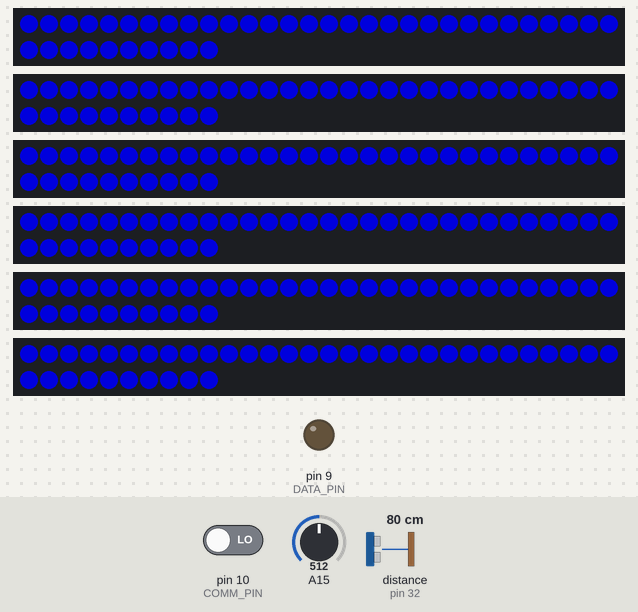
Bench run of a sketch on a simulated Arduino Mega 2560, built with avr-gcc and run on an emulated ATmega2560. Shown: 6 × 40 RGB LEDs in strip order, left to right, continuing on the next row, output pins drawn as LEDs (lit = HIGH). The inputs (shaded band) are chosen by the test bench; at power-on: pin 10 (COMM_PIN) LOW, A15 = 512, distance to the obstacle (sensor on pin 32) 80 cm. Dim RGB values are drawn brighter than linear; random numbers use the default seed unless the sketch sets one; what the sketch prints to the serial monitor is not drawn.

Above: at 1.6 s.
1.7 s: pin 10 (COMM_PIN) driven HIGH
At 3.5 s:
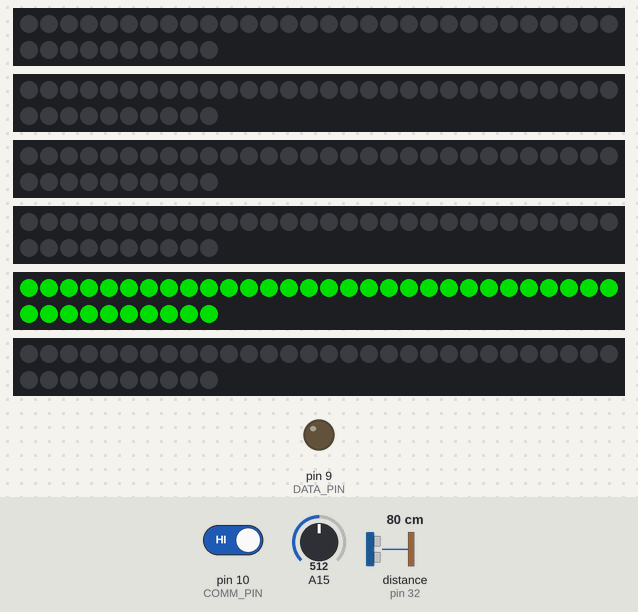
3.8 s: pin 10 (COMM_PIN) driven LOW
At 4.9 s:
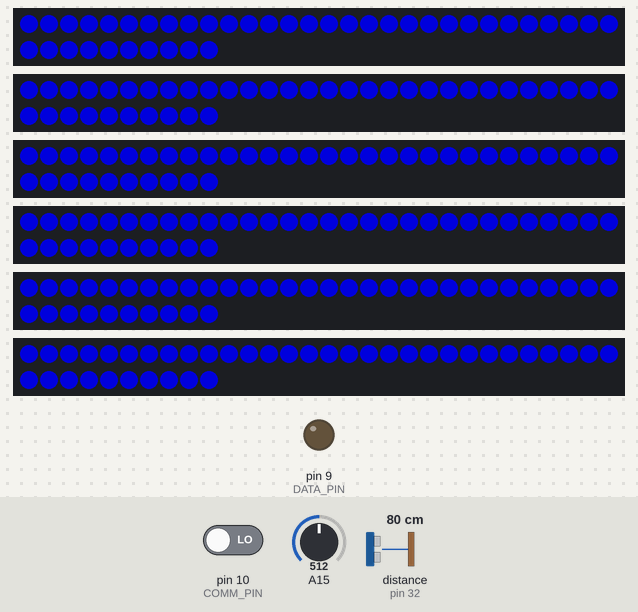
Timing chart, 0 to 6.8 s (numbered marks = the images above; inputs shaded):
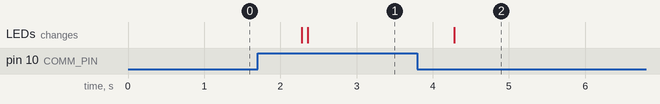

The sketch:

JUEGO_V4.ino
```cpp
#include <Adafruit_NeoPixel.h>
#include <NewPing.h>
#include <SoftwareSerial.h>


#define DATA_PIN 9
#define COMM_PIN 10


int puntaje = 0;

int z = 1;

int medicion;

int tiempoAnterior;
int randomSelect;
int randomSelectAnterior = 0;

// NEOPIXELS

#define NP_PIN_1 23
#define NP_PIN_2 25
#define NP_PIN_3 27
#define NP_PIN_4 29
#define NP_PIN_5 31
#define NP_PIN_6 33

#define PIXELS_NUM 40
#define STICK_NUM 6


Adafruit_NeoPixel pixels[STICK_NUM] = {
  Adafruit_NeoPixel(PIXELS_NUM, NP_PIN_1, NEO_GRB + NEO_KHZ800),
  Adafruit_NeoPixel(PIXELS_NUM, NP_PIN_2, NEO_GRB + NEO_KHZ800),
  Adafruit_NeoPixel(PIXELS_NUM, NP_PIN_3, NEO_GRB + NEO_KHZ800),
  Adafruit_NeoPixel(PIXELS_NUM, NP_PIN_4, NEO_GRB + NEO_KHZ800),
  Adafruit_NeoPixel(PIXELS_NUM, NP_PIN_5, NEO_GRB + NEO_KHZ800),
  Adafruit_NeoPixel(PIXELS_NUM, NP_PIN_6, NEO_GRB + NEO_KHZ800)
};

// ULTRASONIDOS
#define US_PIN_1 22
#define US_PIN_2 24
#define US_PIN_3 26
#define US_PIN_4 28
#define US_PIN_5 30
#define US_PIN_6 38
#define US_PIN_7 34
#define US_PIN_8 36
#define US_PIN_9 32
#define US_PIN_10 40
#define US_PIN_11 42
#define US_PIN_12 44

#define MAX_DISTANCE 200
#define SONAR_NUM 12

NewPing sonar[SONAR_NUM] = {  // AGREGAR
  NewPing(US_PIN_1, US_PIN_1, MAX_DISTANCE),
  NewPing(US_PIN_2, US_PIN_2, MAX_DISTANCE),
  NewPing(US_PIN_3, US_PIN_3, MAX_DISTANCE),
  NewPing(US_PIN_4, US_PIN_4, MAX_DISTANCE),
  NewPing(US_PIN_5, US_PIN_5, MAX_DISTANCE),
  NewPing(US_PIN_6, US_PIN_6, MAX_DISTANCE),
  NewPing(US_PIN_7, US_PIN_7, MAX_DISTANCE),
  NewPing(US_PIN_8, US_PIN_8, MAX_DISTANCE),
  NewPing(US_PIN_9, US_PIN_9, MAX_DISTANCE),
  NewPing(US_PIN_10, US_PIN_10, MAX_DISTANCE),
  NewPing(US_PIN_11, US_PIN_11, MAX_DISTANCE),
  NewPing(US_PIN_12, US_PIN_12, MAX_DISTANCE)
};


unsigned int measures[SONAR_NUM];
unsigned int flags[SONAR_NUM];

const bool enabled[12] = {
  1, 0, 0, 0, 1, 1, 1, 0, 1, 1, 1, 0
};
int randomNum;

int state = 1;
int estado = 0;


void setup() {
  Serial.begin(9600);

  pinMode(DATA_PIN, OUTPUT);
  digitalWrite(DATA_PIN, LOW);

  pinMode(COMM_PIN, INPUT);

  for (int i = 0; i < STICK_NUM; i++) {
    pixels[i].begin();
  }

  for (int i = 0; i < STICK_NUM; i++) {
    pixels[i].clear();
    pixels[i].show();
  }

  stby_neo(0, 0, 150);

  //clear_neo();
  Serial.println("Inicio mega");
}

void loop() {
  randomSeed(analogRead(A15));
  //aroSelect(4);
  //game();
  maquinaPrincipal();
  // Serial.println(estado);
  /*
  if(Serial.readString().toInt() == 2){
    Serial.println("Enviando...");
    digitalWrite(DATA_PIN, HIGH);
    delay(500);
    digitalWrite(DATA_PIN, LOW);
  }*/

  //Serial.println(state);

  ///game();
}

void maquinaPrincipal() {
  switch (estado) {
    case 0:
      Serial.println(debounce(COMM_PIN));

      if (debounce(COMM_PIN) == 1) {
        //clear_neo();
        estado = 1;
        state = 1;
        Serial.println("Arranque");
        delay(100);
        clear_neo(-1);
      }
      break;

    case 1:
      game();
      delay(10);

      if (debounce(COMM_PIN) == LOW) {
        estado = 2;
      }
      break;
    case 2:


      //LOGICA DE ENVIO DE PUNTOS IRIA ACA

      Serial.println("Fin");
      stby_neo(0, 0, 150);
      estado = 0;
      //digitalWrite(DATA_PIN, LOW);

      break;
  }
}


void game() {
  switch (state) {
    case 1:
      //randomSeed(analogRead(A5));
      randomSelect = random(0, 5);
      state = 4;
      break;

    case 4:
      if ((enabled[randomSelect * 2] == 0 && enabled[(randomSelect * 2) + 1] == 0) || randomSelect == randomSelectAnterior) {
        state = 1;
      } else {


        aroSelect(randomSelect);
        state = 2;
      }
      break;

    case 2:
      delay(1);

      medicion = sonar[randomSelect * 2].ping_cm();

      if (enabled[(randomSelect * 2)] == 0) {
        state = 3;
      }
      if (medicion < 35 && medicion != 0) {

        if (enabled[(randomSelect * 2) + 1] == 0) {
          //clear_neo();
          //aroSelect(randomSelect);
          digitalWrite(DATA_PIN, HIGH);

          for (int i = 0; i < 3; i++) {
            delay(100);
            aroSelect(randomSelect);
            delay(100);
            clear_neo(-1);
          }
          digitalWrite(DATA_PIN, LOW);


          randomSelectAnterior = randomSelect;
          puntaje += 1;
          state = 1;
        } else {
          state = 3;
        }
      }
      break;

    case 3:
      delay(1);

      medicion = sonar[(randomSelect * 2) + 1].ping_cm();

      if (medicion < 30 && medicion != 0) {
        //clear_neo();
        digitalWrite(DATA_PIN, HIGH);

        for (int i = 0; i < 3; i++) {
          delay(100);
          aroSelect(randomSelect);
          delay(100);
          clear_neo(-1);
        }
        digitalWrite(DATA_PIN, LOW);
        randomSelectAnterior = randomSelect;
        state = 1;
        puntaje += 1;
        digitalWrite(DATA_PIN, HIGH);
        delay(500);
        digitalWrite(DATA_PIN, LOW);
      }

      break;
  }
}


void stby_neo(int r, int g, int b) {
  for (int i = 0; i < STICK_NUM; i++) {
    for (int j = 0; j < PIXELS_NUM; j++) {
      pixels[i].setPixelColor(j, pixels[i].Color(r, g, b));
      pixels[i].show();
    }
  }
}

void clear_neo(int actualStick) {

  for (int i = 0; i < STICK_NUM; i++) {
    if (i == actualStick) {
    } else {
      for (int j = 0; j < PIXELS_NUM; j++) {
        pixels[i].setPixelColor(j, pixels[i].Color(0, 0, 0));
        pixels[i].show();
      }
    }
  }
}

void aroSelect(int aro) {


  for (int j = 0; j < PIXELS_NUM; j++) {
    pixels[aro].setPixelColor(j, pixels[aro].Color(0, 150, 0));
    pixels[aro].show();
  }
}


bool debounce(int pin) {
  const unsigned long debounceDelay = 50;  // Tiempo de rebote en ms

  static int lastButtonState = LOW;
  static int buttonState = LOW;
  static unsigned long lastDebounceTime = 0;

  int reading = digitalRead(pin);

  if (reading != lastButtonState) {
    lastDebounceTime = millis();
  }

  if ((millis() - lastDebounceTime) > debounceDelay) {
    if (reading != buttonState) {
      buttonState = reading;
    }
  }

  lastButtonState = reading;

  return buttonState;
}

void sendBit(bool bitValue) {
  digitalWrite(DATA_PIN, HIGH);
  delay(bitValue ? 20 : 10);  // 20 ms = 1, 10 ms = 0
  digitalWrite(DATA_PIN, LOW);
  delay(10);  // pausa entre bits
}

void sendByte(byte value) {
  for (int i = 0; i < 8; i++) {
    sendBit(value & (1 << i));
  }
}
```

Measured:
- after the input at 1.7 s, the LEDs: first change after 0.58 s (image 1 shows a later state)
- after the input at 3.8 s, the LEDs: change after 0.48 s (image 2)
